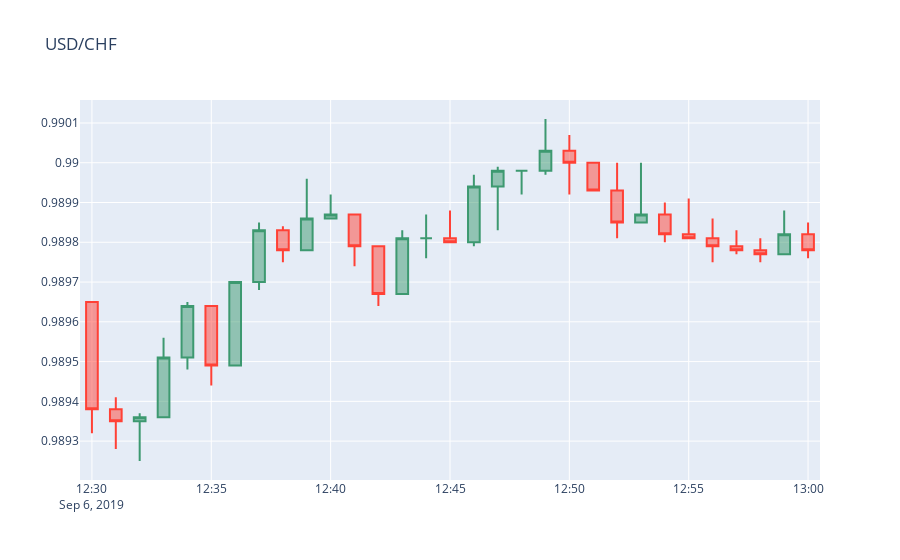

The code cell stored with this chart in its notebook:
### Markdown cell above
### <font color= #6B6B6B>Visual Validation #2 </font>

### Code cell
vs.candle_stick_plot(escenario2)
